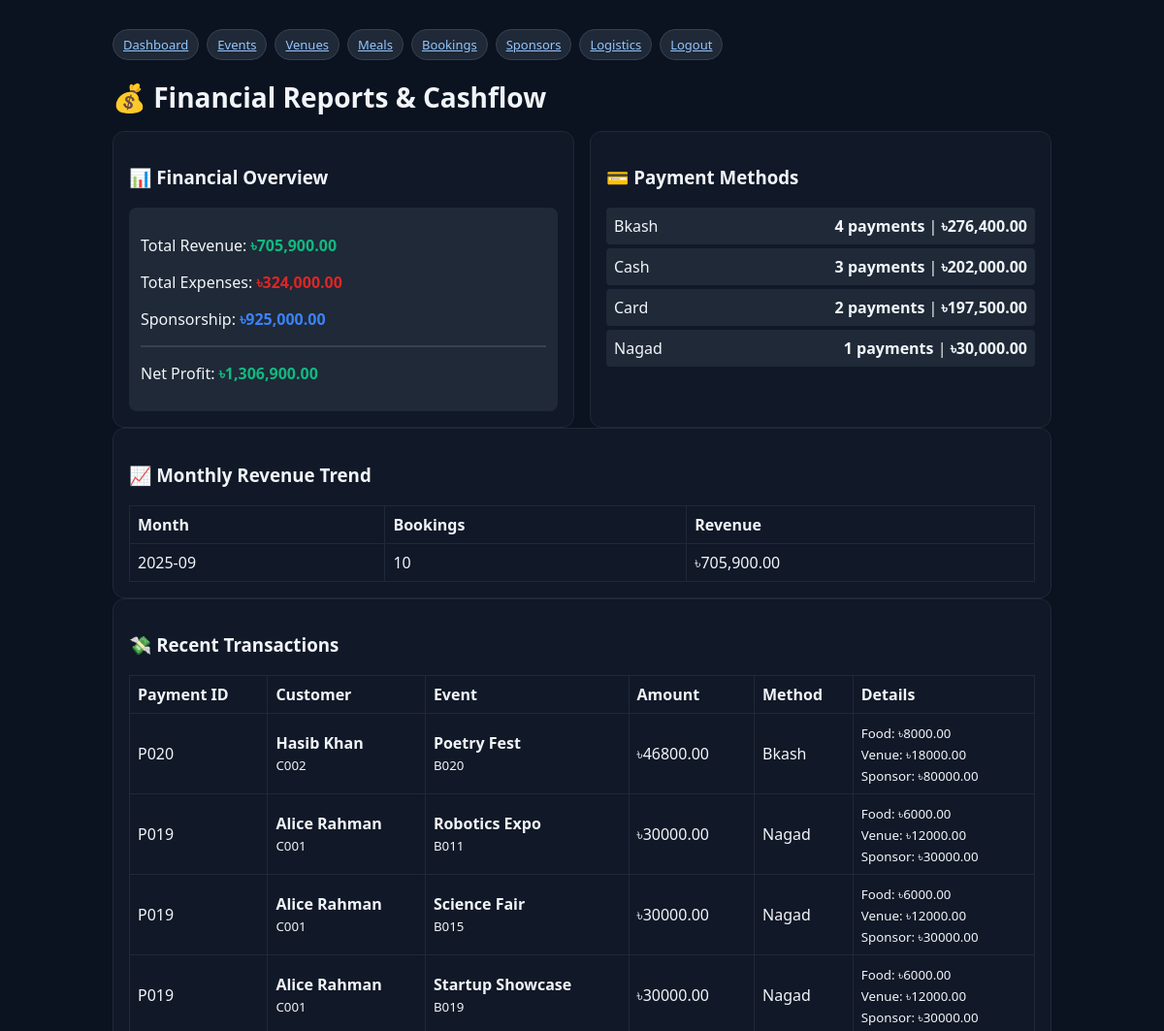
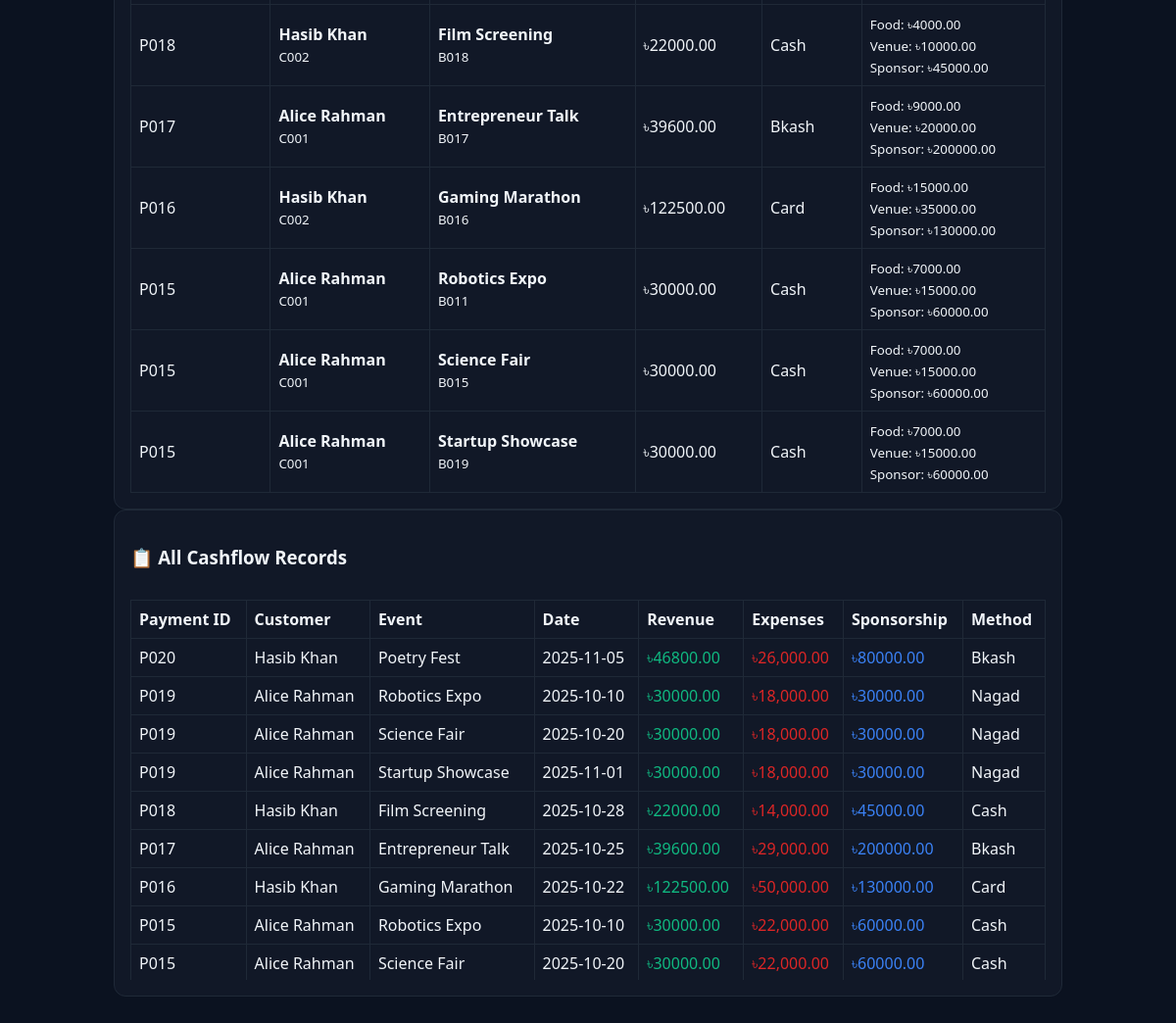
The app's page /admin/cashflow.php (signed in) with its own data (2 pictures, top to bottom).
### tables this page shows
CREATE TABLE Cashflow (
    payment_id VARCHAR(5) PRIMARY KEY,
    customer_id VARCHAR(5),
    food_cost DECIMAL(12,2),
    venue_cost DECIMAL(12,2),
    ticket_earning DECIMAL(12,2),
    sponsor_funding DECIMAL(12,2),
    payment_method VARCHAR(50),
    CONSTRAINT fk_cashflow_customer FOREIGN KEY (customer_id) REFERENCES Customers(customer_id) ON DELETE CASCADE
);

CREATE TABLE Customers (
    customer_id VARCHAR(5) PRIMARY KEY,
    customer_pass VARCHAR(60) NOT NULL,
    customer_name VARCHAR(100),
    customer_address VARCHAR(200),
    customer_contact VARCHAR(20)
);

CREATE TABLE Events (
    event_id VARCHAR(5) PRIMARY KEY,
    event_name VARCHAR(100),
    event_type ENUM('ESPORTS','PRESENTATION','PRIZE GIVING','MEETING','SEMINAR','WORKSHOP','ENTERTAINMENT') DEFAULT 'MEETING',
    event_date DATE,
    venue_id VARCHAR(5),
    meal_id VARCHAR(5),
    guest_count INT,
    ticket_cost DECIMAL(12,2),
    CONSTRAINT fk_events_venue FOREIGN KEY (venue_id) REFERENCES Venues(venue_id) ON DELETE SET NULL,
    CONSTRAINT fk_events_meal FOREIGN KEY (meal_id) REFERENCES Meals(meal_id) ON DELETE SET NULL,
    CONSTRAINT uq_events_booking UNIQUE (venue_id, event_date, event_type)
);

CREATE TABLE Bookings (
    booking_id VARCHAR(5) PRIMARY KEY,
    booking_date DATE,
    event_id VARCHAR(5),
    customer_id VARCHAR(5),
    total_cost DECIMAL(12,2),
    CONSTRAINT fk_bookings_event FOREIGN KEY (event_id) REFERENCES Events(event_id) ON DELETE CASCADE,
    CONSTRAINT fk_bookings_customer FOREIGN KEY (customer_id) REFERENCES Customers(customer_id) ON DELETE CASCADE
);

### admin/cashflow.php (the view, shortened to what this page needs)
<?php
require_once __DIR__ . '/../includes/db.php';
$totalRevenue = $pdo->query("SELECT SUM(ticket_earning) FROM Cashflow")->fetchColumn() ?: 0;
$totalExpenses = $pdo->query("SELECT SUM(food_cost + venue_cost) FROM Cashflow")->fetchColumn() ?: 0;
$totalSponsorship = $pdo->query("SELECT SUM(sponsor_funding) FROM Cashflow")->fetchColumn() ?: 0;
$netProfit = $totalRevenue + $totalSponsorship - $totalExpenses;
$paymentMethods = $pdo->query("
    SELECT payment_method, COUNT(*) as count, SUM(ticket_earning) as total
    FROM Cashflow
    GROUP BY payment_method
    ORDER BY total DESC
")->fetchAll();
$recentTransactions = $pdo->query("
    SELECT cf.*, c.customer_name, b.booking_id, e.event_name
    FROM Cashflow cf
    LEFT JOIN Customers c ON cf.customer_id = c.customer_id
    LEFT JOIN Bookings b ON b.customer_id = cf.customer_id AND b.total_cost = cf.ticket_earning
    LEFT JOIN Events e ON b.event_id = e.event_id
    ORDER BY cf.payment_id DESC
    LIMIT 10
")->fetchAll();
$allCashflow = $pdo->query("
    SELECT cf.*, c.customer_name, b.booking_id, e.event_name, e.event_date
    FROM Cashflow cf
    LEFT JOIN Customers c ON cf.customer_id = c.customer_id
    LEFT JOIN Bookings b ON b.customer_id = cf.customer_id AND b.total_cost = cf.ticket_earning
    LEFT JOIN Events e ON b.event_id = e.event_id
    ORDER BY cf.payment_id DESC
")->fetchAll();
$monthlyRevenue = $pdo->query("
    SELECT
        DATE_FORMAT(b.booking_date, '%Y-%m') as month,
        SUM(b.total_cost) as revenue,
        COUNT(*) as bookings
    FROM Bookings b
    WHERE b.booking_date >= DATE_SUB(CURDATE(), INTERVAL 6 MONTH)
    GROUP BY DATE_FORMAT(b.booking_date, '%Y-%m')
    ORDER BY month DESC
")->fetchAll();
?>
<!doctype html>
<html><head><meta charset="utf-8"><link rel="stylesheet" href="../assets/style.css"><title>Admin - Financial Reports</title></head><body>
<div class="container">
  <div class="nav">
    <a class="badge" href="dashboard.php">Dashboard</a>
    <a class="badge" href="events.php">Events</a>
    <a class="badge" href="venues.php">Venues</a>
    <a class="badge" href="meals.php">Meals</a>
    <a class="badge" href="bookings.php">Bookings</a>
    <a class="badge" href="sponsors.php">Sponsors</a>
    <a class="badge" href="logistics.php">Logistics</a>
    <a class="badge" href="../logout.php">Logout</a>
  </div>
  <h1>💰 Financial Reports & Cashflow</h1>
  <div class="grid">
    <div class="card">
      <h3>📊 Financial Overview</h3>
      <div style="background:#1f2937;padding:12px;border-radius:8px;">
        <p>Total Revenue: <strong style="color:#10b981;">৳<?=number_format($totalRevenue, 2)?></strong></p>
        <p>Total Expenses: <strong style="color:#dc2626;">৳<?=number_format($totalExpenses, 2)?></strong></p>
        <p>Sponsorship: <strong style="color:#3b82f6;">৳<?=number_format($totalSponsorship, 2)?></strong></p>
        <hr style="border:1px solid #374151;margin:8px 0;">
        <p>Net Profit: <strong style="color:<?=$netProfit >= 0 ? '#10b981' : '#dc2626'?>;">৳<?=number_format($netProfit, 2)?></strong></p>
      </div>
    </div>
    <div class="card">
      <h3>💳 Payment Methods</h3>
      <?php if(empty($paymentMethods)): ?>
        <p>No payment data available.</p>
      <?php else: ?>
        <?php foreach($paymentMethods as $pm): ?>
        <div style="display:flex;justify-content:space-between;padding:8px;background:#1f2937;border-radius:4px;margin:4px 0;">
          <span><?=htmlspecialchars($pm['payment_method'])?></span>
          <span>
            <strong><?=$pm['count']?> payments</strong> |
            <strong>৳<?=number_format($pm['total'], 2)?></strong>
          </span>
        </div>
        <?php endforeach; ?>
      <?php endif; ?>
    </div>
  </div>
  <?php if(!empty($monthlyRevenue)): ?>
  <div class="card">
    <h3>📈 Monthly Revenue Trend</h3>
    <table class="table">
      <tr><th>Month</th><th>Bookings</th><th>Revenue</th></tr>
      <?php foreach($monthlyRevenue as $mr): ?>
      <tr>
        <td><?=htmlspecialchars($mr['month'])?></td>
        <td><?=htmlspecialchars($mr['bookings'])?></td>
        <td>৳<?=number_format($mr['revenue'], 2)?></td>
      </tr>
      <?php endforeach; ?>
    </table>
  </div>
  <?php endif; ?>
  <div class="card">
    <h3>💸 Recent Transactions</h3>
    <?php if(empty($recentTransactions)): ?>
      <p>No transactions found.</p>
    <?php else: ?>
    <table class="table">
      <tr><th>Payment ID</th><th>Customer</th><th>Event</th><th>Amount</th><th>Method</th><th>Details</th></tr>
      <?php foreach($recentTransactions as $rt): ?>
      <tr>
        <td><?=htmlspecialchars($rt['payment_id'])?></td>
        <td>
          <strong><?=htmlspecialchars($rt['customer_name'] ?: 'Unknown')?></strong><br>
          <small><?=htmlspecialchars($rt['customer_id'])?></small>
        </td>
        <td>
          <strong><?=htmlspecialchars($rt['event_name'] ?: 'N/A')?></strong><br>
          <small><?=htmlspecialchars($rt['booking_id'] ?: 'No booking')?></small>
        </td>
        <td>৳<?=htmlspecialchars($rt['ticket_earning'])?></td>
        <td><?=htmlspecialchars($rt['payment_method'])?></td>
        <td>
          <small>
            Food: ৳<?=htmlspecialchars($rt['food_cost'])?><br>
            Venue: ৳<?=htmlspecialchars($rt['venue_cost'])?><br>
            Sponsor: ৳<?=htmlspecialchars($rt['sponsor_funding'])?>
          </small>
        </td>
      </tr>
      <?php endforeach; ?>
    </table>
    <?php endif; ?>
  </div>
  <div class="card">
    <h3>📋 All Cashflow Records</h3>
    <?php if(empty($allCashflow)): ?>
      <p>No cashflow records found.</p>
    <?php else: ?>
    <div style="max-height:400px;overflow-y:auto;">
      <table class="table">
        <tr><th>Payment ID</th><th>Customer</th><th>Event</th><th>Date</th><th>Revenue</th><th>Expenses</th><th>Sponsorship</th><th>Method</th></tr>
        <?php foreach($allCashflow as $cf): ?>
        <tr>
          <td><?=htmlspecialchars($cf['payment_id'])?></td>
          <td><?=htmlspecialchars($cf['customer_name'] ?: $cf['customer_id'])?></td>
          <td><?=htmlspecialchars($cf['event_name'] ?: 'N/A')?></td>
          <td><?=htmlspecialchars($cf['event_date'] ?: 'N/A')?></td>
          <td style="color:#10b981;">৳<?=htmlspecialchars($cf['ticket_earning'])?></td>
          <td style="color:#dc2626;">৳<?=number_format($cf['food_cost'] + $cf['venue_cost'], 2)?></td>
          <td style="color:#3b82f6;">৳<?=htmlspecialchars($cf['sponsor_funding'])?></td>
          <td><?=htmlspecialchars($cf['payment_method'])?></td>
        </tr>
        <?php endforeach; ?>
      </table>
    </div>
    <?php endif; ?>
  </div>
</div>
</body></html>

### assets/style.css (style rules this page uses)
* { box-sizing:border-box;font-family:system-ui,Segoe UI,Roboto,Arial }
body { margin:0;background:#0b1220;color:#f1f5f9 }
a { color:#93c5fd }
.container { max-width:1000px;margin:30px auto;padding:0 16px }
h1 { font-size:28px;margin-bottom:16px }
.grid { display:grid;grid-template-columns:repeat(auto-fit,minmax(280px,1fr));gap:16px }
.card { background:#111827;border:1px solid #1f2937;border-radius:12px;padding:16px }
.table { width:100%;border-collapse:collapse;margin-top:12px }
.table th,.table td { border:1px solid #1f2937;padding:8px;text-align:left }
.nav { display:flex;gap:8px;margin-bottom:12px }
.badge { background:#1f2937;border:1px solid #374151;border-radius:999px;padding:6px 10px;font-size:13px }

### records on screen
cashflow: payment_id "P020", customer.customer_name "Hasib Khan", customer "C002", events.event_name "Poetry Fest", bookings.booking_id "B020", ticket_earning "46800.00", payment_method "Bkash", food_cost "8000.00", venue_cost "18000.00", sponsor_funding "80000.00", events.event_date "2025-11-05", $cf['food_cost'] + $cf['venue_cost'] "26,000.00"
cashflow: payment_id "P019", customer.customer_name "Alice Rahman", customer "C001", events.event_name "Robotics Expo", bookings.booking_id "B011", ticket_earning "30000.00", payment_method "Nagad", food_cost "6000.00", venue_cost "12000.00", sponsor_funding "30000.00", events.event_name "Science Fair", bookings.booking_id "B015", events.event_name "Startup Showcase", bookings.booking_id "B019", events.event_date "2025-10-10", $cf['food_cost'] + $cf['venue_cost'] "18,000.00", events.event_date "2025-10-20", events.event_date "2025-11-01"
cashflow: payment_id "P018", customer.customer_name "Hasib Khan", customer "C002", events.event_name "Film Screening", bookings.booking_id "B018", ticket_earning "22000.00", payment_method "Cash", food_cost "4000.00", venue_cost "10000.00", sponsor_funding "45000.00", events.event_date "2025-10-28", $cf['food_cost'] + $cf['venue_cost'] "14,000.00"
cashflow: payment_id "P017", customer.customer_name "Alice Rahman", customer "C001", events.event_name "Entrepreneur Talk", bookings.booking_id "B017", ticket_earning "39600.00", payment_method "Bkash", food_cost "9000.00", venue_cost "20000.00", sponsor_funding "200000.00", events.event_date "2025-10-25", $cf['food_cost'] + $cf['venue_cost'] "29,000.00"
cashflow: payment_id "P016", customer.customer_name "Hasib Khan", customer "C002", events.event_name "Gaming Marathon", bookings.booking_id "B016", ticket_earning "122500.00", payment_method "Card", food_cost "15000.00", venue_cost "35000.00", sponsor_funding "130000.00", events.event_date "2025-10-22", $cf['food_cost'] + $cf['venue_cost'] "50,000.00"
cashflow: payment_id "P015", customer.customer_name "Alice Rahman", customer "C001", events.event_name "Robotics Expo", bookings.booking_id "B011", ticket_earning "30000.00", payment_method "Cash", food_cost "7000.00", venue_cost "15000.00", sponsor_funding "60000.00", events.event_name "Science Fair", bookings.booking_id "B015", events.event_name "Startup Showcase", bookings.booking_id "B019", events.event_date "2025-10-10", $cf['food_cost'] + $cf['venue_cost'] "22,000.00", events.event_date "2025-10-20"

### other values on screen
$totalRevenue "705,900.00"
$totalExpenses "324,000.00"
$totalSponsorship "925,000.00"
$netProfit "1,306,900.00"
$pm['payment_method'] "Bkash"
$pm['count'] "4"
$pm['total'] "276,400.00"
$pm['payment_method'] "Cash"
$pm['count'] "3"
$pm['total'] "202,000.00"
$pm['payment_method'] "Card"
$pm['count'] "2"
$pm['total'] "197,500.00"
$pm['payment_method'] "Nagad"
$pm['count'] "1"
